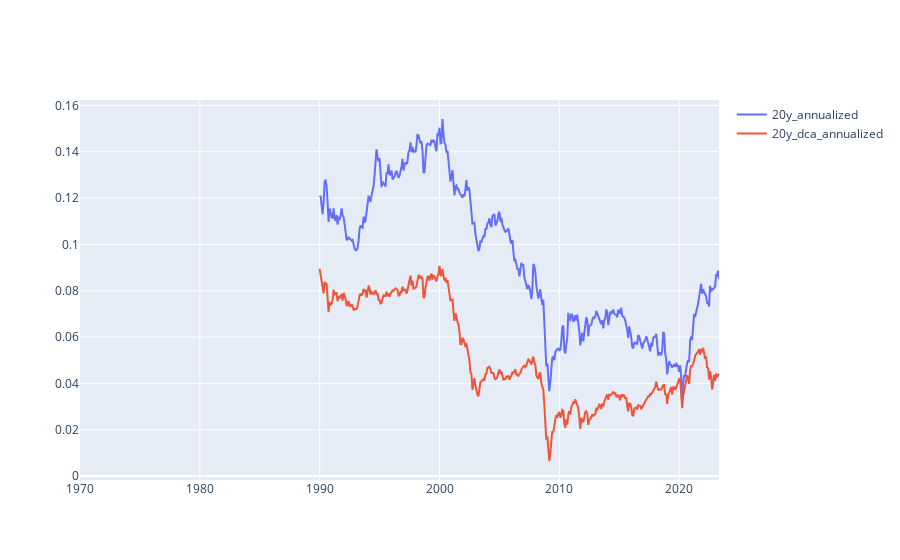

Notebook cell for this chart:
### Code cell
go.Figure(
    [
        go.Scatter(
            x=df['date'],
            y=df[column],
            name=column,
            mode='lines'
            )
        for column in ['20y_annualized', '20y_dca_annualized']
    ]
)

### Figure 1 — Plotly figure (JSON) as saved in the notebook; plotly's stock layout.template omitted (floating-point values rounded to 4 significant figures; data arrays with more than 128 entries replaced by an {"elided": "..."} marker saying what was removed)
{"data": [{"mode": "lines", "name": "20y_annualized", "type": "scatter", "x": {"elided": "641 str values"}, "y": {"elided": "641 float values"}}, {"mode": "lines", "name": "20y_dca_annualized", "type": "scatter", "x": {"elided": "641 str values"}, "y": {"elided": "641 float values"}}], "layout": {}}
